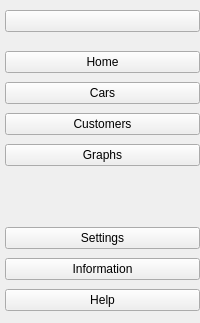
     <widget class="QCustomSlideMenu" name="leftMenu" native="true">
      <layout class="QVBoxLayout" name="verticalLayout">
       <property name="spacing">
        <number>0</number>
       </property>
       <property name="leftMargin">
        <number>0</number>
       </property>
       <property name="topMargin">
        <number>0</number>
       </property>
       <property name="rightMargin">
        <number>0</number>
       </property>
       <property name="bottomMargin">
        <number>0</number>
       </property>
       <item alignment="Qt::AlignmentFlag::Qt::AlignmentFlag::AlignTop">
        <widget class="QWidget" name="widget" native="true">
         <property name="minimumSize">
          <size>
           <width>46</width>
           <height>42</height>
          </size>
         </property>
         <layout class="QVBoxLayout" name="verticalLayout_2">
          <property name="spacing">
           <number>0</number>
          </property>
          <property name="leftMargin">
           <number>5</number>
          </property>
          <property name="topMargin">
           <number>5</number>
          </property>
          <property name="rightMargin">
           <number>0</number>
          </property>
          <property name="bottomMargin">
           <number>5</number>
          </property>
          <item>
           <widget class="QPushButton" name="menuBtn">
            <property name="text">
             <string />
            </property>
            <property name="icon">
             <iconset>
              <normaloff>:/feather/icons/feather/menu.png</normaloff>:/feather/icons/feather/menu.png</iconset>
            </property>
           </widget>
          </item>
         </layout>
        </widget>
       </item>
       <item alignment="Qt::AlignmentFlag::Qt::AlignmentFlag::AlignTop">
        <widget class="QWidget" name="widget_3" native="true">
         <property name="minimumSize">
          <size>
           <width>98</width>
           <height>136</height>
          </size>
         </property>
         <layout class="QVBoxLayout" name="verticalLayout_4">
          <property name="spacing">
           <number>5</number>
          </property>
          <property name="leftMargin">
           <number>5</number>
          </property>
          <property name="topMargin">
           <number>5</number>
          </property>
          <property name="rightMargin">
           <number>0</number>
          </property>
          <property name="bottomMargin">
           <number>5</number>
          </property>
          <item>
           <widget class="QPushButton" name="homeBtn">
            <property name="text">
             <string>Home</string>
            </property>
            <property name="icon">
             <iconset>
              <normaloff>:/feather/icons/feather/home.png</normaloff>:/feather/icons/feather/home.png</iconset>
            </property>
           </widget>
          </item>
          <item>
           <widget class="QPushButton" name="dataBtn">
            <property name="text">
             <string>Cars</string>
            </property>
            <property name="icon">
             <iconset>
              <normaloff>:/feather/icons/feather/list.png</normaloff>:/feather/icons/feather/list.png</iconset>
            </property>
           </widget>
          </item>
          <item>
           <widget class="QPushButton" name="reportsBtn">
            <property name="text">
             <string>Customers</string>
            </property>
            <property name="icon">
             <iconset>
              <normaloff>:/feather/icons/feather/printer.png</normaloff>:/feather/icons/feather/printer.png</iconset>
            </property>
           </widget>
          </item>
          <item>
           <widget class="QPushButton" name="graphsBtn">
            <property name="text">
             <string>Graphs</string>
            </property>
            <property name="icon">
             <iconset>
              <normaloff>:/feather/icons/feather/pie-chart.png</normaloff>:/feather/icons/feather/pie-chart.png</iconset>
            </property>
           </widget>
          </item>
         </layout>
        </widget>
       </item>
       <item>
        <spacer name="verticalSpacer">
         <property name="orientation">
          <enum>Qt::Orientation::Vertical</enum>
         </property>
         <property name="sizeHint" stdset="0">
          <size>
           <width>20</width>
           <height>40</height>
          </size>
         </property>
        </spacer>
       </item>
       <item alignment="Qt::AlignmentFlag::Qt::AlignmentFlag::AlignBottom">
        <widget class="QWidget" name="widget_2" native="true">
         <property name="minimumSize">
          <size>
           <width>116</width>
           <height>105</height>
          </size>
         </property>
         <layout class="QVBoxLayout" name="verticalLayout_3">
          <property name="spacing">
           <number>5</number>
          </property>
          <property name="leftMargin">
           <number>5</number>
          </property>
          <property name="topMargin">
           <number>5</number>
          </property>
          <property name="rightMargin">
           <number>0</number>
          </property>
          <property name="bottomMargin">
           <number>5</number>
          </property>
          <item>
           <widget class="QPushButton" name="settingsBtn">
            <property name="text">
             <string>Settings</string>
            </property>
            <property name="icon">
             <iconset>
              <normaloff>:/feather/icons/feather/settings.png</normaloff>:/feather/icons/feather/settings.png</iconset>
            </property>
           </widget>
          </item>
          <item>
           <widget class="QPushButton" name="infoBtn">
            <property name="text">
             <string>Information</string>
            </property>
            <property name="icon">
             <iconset>
              <normaloff>:/material_design/icons/material_design/info.png</normaloff>:/material_design/icons/material_design/info.png</iconset>
            </property>
           </widget>
          </item>
          <item>
           <widget class="QPushButton" name="helpBtn">
            <property name="text">
             <string>Help</string>
            </property>
            <property name="icon">
             <iconset>
              <normaloff>:/feather/icons/feather/help-circle.png</normaloff>:/feather/icons/feather/help-circle.png</iconset>
            </property>
           </widget>
          </item>
         </layout>
        </widget>
       </item>
      </layout>
     </widget>
